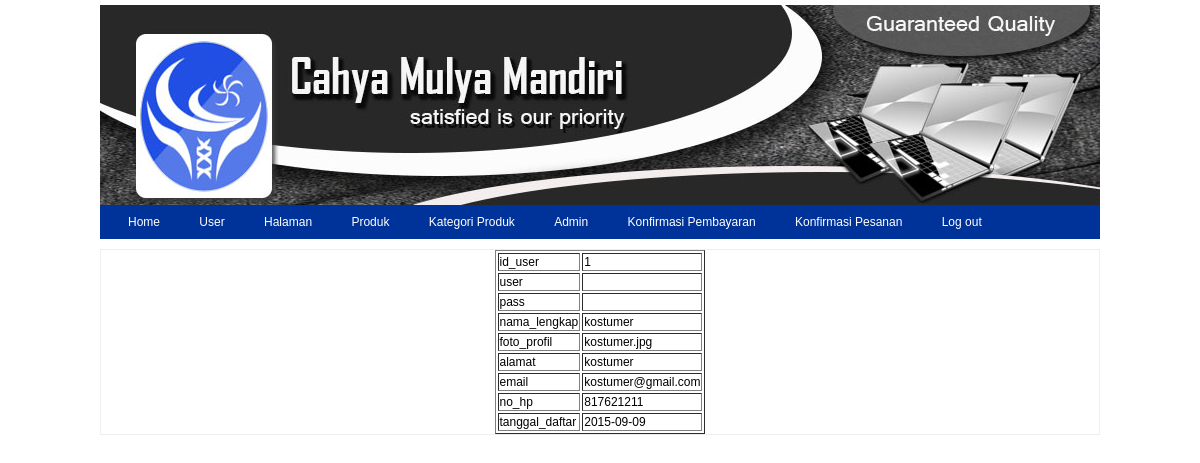
The page /panel/user/detail.php?recordID=1 on the database its author committed.
### tables this page shows
CREATE TABLE `user` (
  `id_user` int(5) NOT NULL AUTO_INCREMENT,
  `userName` varchar(20) NOT NULL,
  `passPass` varchar(20) NOT NULL,
  `nama_lengkap` varchar(30) DEFAULT NULL,
  `foto_profil` varchar(250) DEFAULT NULL,
  `alamat` text,
  `email` varchar(100) DEFAULT NULL,
  `no_hp` int(12) DEFAULT NULL,
  `tanggal_daftar` date DEFAULT NULL,
  PRIMARY KEY (`id_user`)
);

### panel/user/detail.php (the view, shortened to what this page needs)
<?php require_once('../../Connections/toko_cahya.php');include'../head.php';
include'../menu.php'; ?><?php
if (!function_exists("GetSQLValueString")) {
function GetSQLValueString($theValue, $theType, $theDefinedValue = "", $theNotDefinedValue = "")
{
  $theValue = function_exists("mysql_real_escape_string") ? mysql_real_escape_string($theValue) : mysql_escape_string($theValue);
  return $theValue;
}
}
$maxRows_DetailRS1 = 10;
$pageNum_DetailRS1 = 0;
$startRow_DetailRS1 = $pageNum_DetailRS1 * $maxRows_DetailRS1;
$colname_DetailRS1 = "-1";
if (isset($_GET['recordID'])) {
  $colname_DetailRS1 = $_GET['recordID'];
}
$query_DetailRS1 = sprintf("SELECT * FROM `user` WHERE id_user = %s", GetSQLValueString($colname_DetailRS1, "-1"));
$query_limit_DetailRS1 = sprintf("%s LIMIT %d, %d", $query_DetailRS1, $startRow_DetailRS1, $maxRows_DetailRS1);
$DetailRS1 = mysql_query($query_limit_DetailRS1, $toko_cahya) or die(mysql_error());
$row_DetailRS1 = mysql_fetch_assoc($DetailRS1);
?><!DOCTYPE html PUBLIC "-//W3C//DTD XHTML 1.0 Transitional//EN" "http://www.w3.org/TR/xhtml1/DTD/xhtml1-transitional.dtd">
<html xmlns="http://www.w3.org/1999/xhtml">
<head>
</head>
<body>
<table border="1" align="center">
  <tr>
    <td>id_user</td>
    <td><?php echo $row_DetailRS1['id_user']; ?></td>
  </tr>
  <tr>
    <td>user</td>
    <td><?php echo $row_DetailRS1['user']; ?></td>
  </tr>
  <tr>
    <td>pass</td>
    <td><?php echo $row_DetailRS1['pass']; ?></td>
  </tr>
  <tr>
    <td>nama_lengkap</td>
    <td><?php echo $row_DetailRS1['nama_lengkap']; ?></td>
  </tr>
  <tr>
    <td>foto_profil</td>
    <td><?php echo $row_DetailRS1['foto_profil']; ?></td>
  </tr>
  <tr>
    <td>alamat</td>
    <td><?php echo $row_DetailRS1['alamat']; ?></td>
  </tr>
  <tr>
    <td>email</td>
    <td><?php echo $row_DetailRS1['email']; ?></td>
  </tr>
  <tr>
    <td>no_hp</td>
    <td><?php echo $row_DetailRS1['no_hp']; ?></td>
  </tr>
  <tr>
    <td>tanggal_daftar</td>
    <td><?php echo $row_DetailRS1['tanggal_daftar']; ?></td>
  </tr>
</table>
</body>
</html><?php

### tema.css (style rules this page uses)
body { font-family:Verdana, Geneva, sans-serif; font-size:12px; margin:0; padding:0; }

### rows shown on the page
user: id_user "1", nama_lengkap "kostumer", foto_profil "kostumer.jpg", alamat "kostumer", email "kostumer@gmail.com", no_hp "817621211", tanggal_daftar "2015-09-09"
